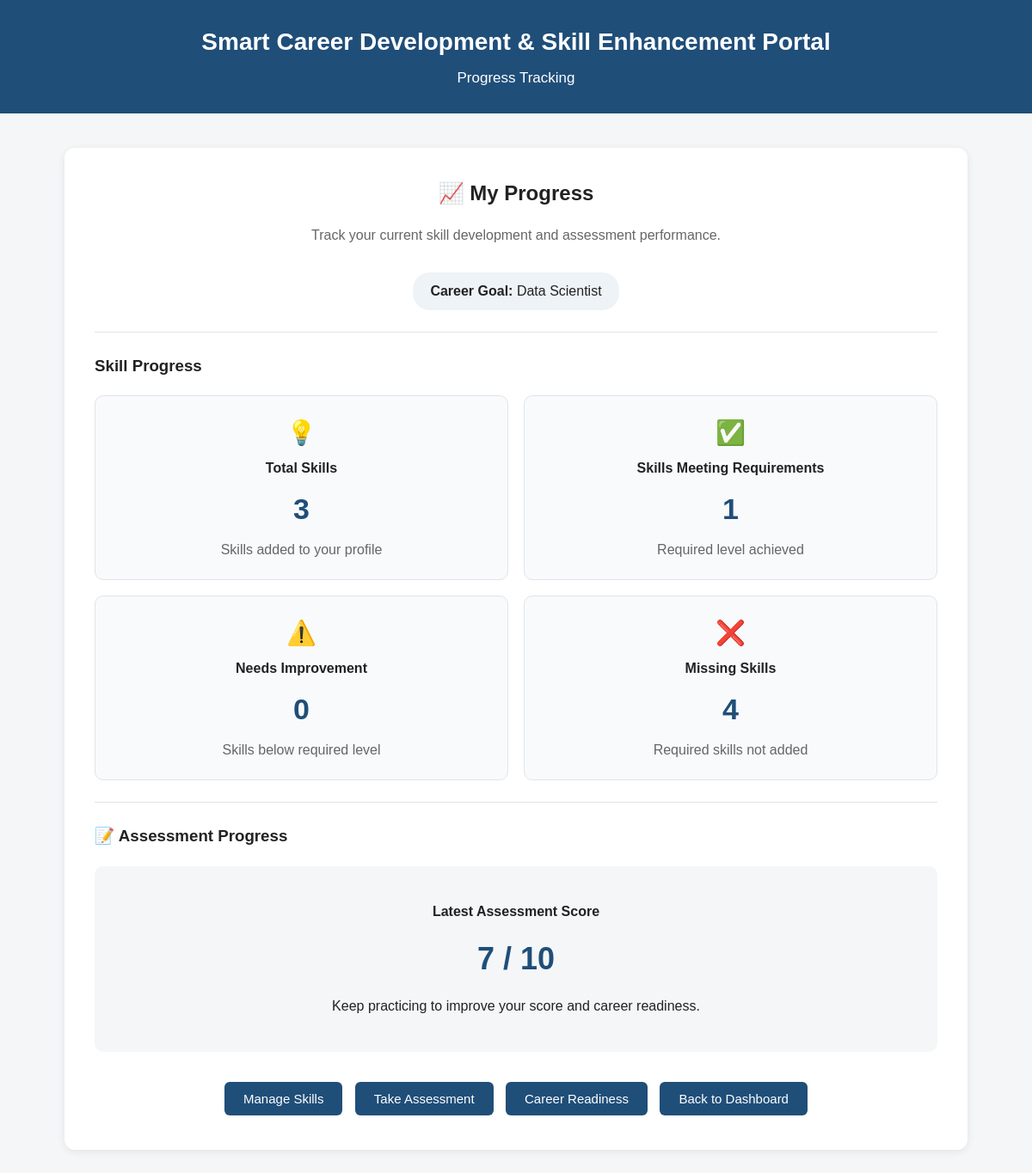
The page /progress-tracking (signed in) on the database its author committed.
### models.py (models this page shows, shortened)
class Student(db.Model):
    id = db.Column(db.Integer, primary_key=True)
    name = db.Column(db.String(100), nullable=False)
    email = db.Column(db.String(100), unique=True, nullable=False)
    password = db.Column(db.String(255), nullable=False)
    course = db.Column(db.String(100))
    career_goal = db.Column(db.String(100))

class AssessmentResult(db.Model):
    id = db.Column(db.Integer, primary_key=True)
    score = db.Column(db.Integer, nullable=False)
    total_questions = db.Column(db.Integer, nullable=False)
    student_id = db.Column(
        db.Integer,
        db.ForeignKey("student.id"),
        nullable=False
    )

### app.py (the view)
@app.route("/progress-tracking")
def progress_tracking():
    if "student_id" not in session:
        return redirect(url_for("login"))
    student = Student.query.get(session["student_id"])
    student_skills = Skill.query.filter_by(
        student_id=student.id
    ).all()
    latest_result = AssessmentResult.query.filter_by(
        student_id=student.id
    ).order_by(
        AssessmentResult.id.desc()
    ).first()
    required_skills = CareerSkill.query.filter_by(
        career_name=student.career_goal
    ).all()
    skill_levels = {
        "Beginner": 1,
        "Intermediate": 2,
        "Advanced": 3
    }
    available_skills = 0
    improvement_skills = 0
    missing_skills = 0
    for required in required_skills:
        current_skill = None
        for skill in student_skills:
            if skill.skill_name.lower() == required.skill_name.lower():
                current_skill = skill
                break
        if current_skill is None:
            missing_skills += 1
        elif (
            skill_levels[current_skill.skill_level]
            < skill_levels[required.required_level]
        ):
            improvement_skills += 1
        else:
            available_skills += 1
    return render_template(
        "progress_tracking.html",
        student=student,
        total_skills=len(student_skills),
        available_skills=available_skills,
        improvement_skills=improvement_skills,
        missing_skills=missing_skills,
        assessment_result=latest_result
    )

### templates/progress_tracking.html (shortened to what this page needs)
<!DOCTYPE html>
<html lang="en">
<head>
    <link rel="stylesheet"
          href="{{ url_for('static', filename='css/style.css') }}">
</head>
<body>
    <header>
        <h1>Smart Career Development & Skill Enhancement Portal</h1>
        <p>Progress Tracking</p>
    </header>
    <main>
        <section class="progress-container">
            <div class="progress-header">
                <h2>📈 My Progress</h2>
                <p>
                    Track your current skill development and
                    assessment performance.
                </p>
                <div class="career-badge">
                    <strong>Career Goal:</strong>
                    {{ student.career_goal }}
                </div>
            </div>
            <hr>
            <h3>Skill Progress</h3>
            <div class="progress-grid">
                <div class="progress-card">
                    <div class="progress-icon">💡</div>
                    <h4>Total Skills</h4>
                    <div class="progress-number">
                        {{ total_skills }}
                    </div>
                    <p>Skills added to your profile</p>
                </div>
                <div class="progress-card">
                    <div class="progress-icon">✅</div>
                    <h4>Skills Meeting Requirements</h4>
                    <div class="progress-number">
                        {{ available_skills }}
                    </div>
                    <p>Required level achieved</p>
                </div>
                <div class="progress-card">
                    <div class="progress-icon">⚠️</div>
                    <h4>Needs Improvement</h4>
                    <div class="progress-number">
                        {{ improvement_skills }}
                    </div>
                    <p>Skills below required level</p>
                </div>
                <div class="progress-card">
                    <div class="progress-icon">❌</div>
                    <h4>Missing Skills</h4>
                    <div class="progress-number">
                        {{ missing_skills }}
                    </div>
                    <p>Required skills not added</p>
                </div>
            </div>
            <hr>
            <h3>📝 Assessment Progress</h3>
            {% if assessment_result %}
                <div class="assessment-progress-card">
                    <p>
                        <strong>Latest Assessment Score</strong>
                    </p>
                    <div class="assessment-score">
                        {{ assessment_result.score }}
                        /
                        {{ assessment_result.total_questions }}
                    </div>
                    <p>
                        Keep practicing to improve your score
                        and career readiness.
                    </p>
                </div>
            {% endif %}
            <div class="progress-actions">
                <a href="{{ url_for('skills') }}">
                    <button type="button">
                        Manage Skills
                    </button>
                </a>
                <a href="{{ url_for('assessment') }}">
                    <button type="button">
                        Take Assessment
                    </button>
                </a>
                <a href="{{ url_for('career_readiness') }}">
                    <button type="button">
                        Career Readiness
                    </button>
                </a>
                <a href="{{ url_for('dashboard') }}">
                    <button type="button">
                        Back to Dashboard
                    </button>
                </a>
            </div>
        </section>
    </main>
</body>
</html>

### static/css/style.css (style rules this page uses)
* { box-sizing: border-box; }
body { margin: 0; font-family: Arial, sans-serif; background-color: #f4f6f8; color: #222; line-height: 1.5; }
header { background-color: #1f4e79; color: white; text-align: center; padding: 28px 20px; }
header h1 { margin: 0; font-size: 28px; }
header p { margin: 8px 0 0; font-size: 17px; }
hr { border: none; border-top: 1px solid #e1e5e8; margin: 25px 0; }
a { color: #1f4e79; text-decoration: none; }
button { padding: 11px 22px; border: none; border-radius: 6px; cursor: pointer; background-color: #1f4e79; color: white; font-size: 15px; }
.career-badge { display: inline-block; margin-top: 15px; padding: 10px 20px; background-color: #eef3f7; border-radius: 20px; }
.progress-container { background-color: white; width: 90%; max-width: 1050px; margin: 40px auto; padding: 35px; border-radius: 12px; box-shadow: 0 2px 10px rgba(0, 0, 0, 0.08); }
.progress-header { text-align: center; }
.progress-header h2 { margin-top: 0; }
.progress-header p { color: #666; }
.progress-grid { display: grid; grid-template-columns: repeat(2, 1fr); gap: 18px; margin-top: 20px; }
.progress-card { background-color: #f8fafc; border: 1px solid #e0e4e8; border-radius: 10px; padding: 22px; text-align: center; }
.progress-icon { font-size: 28px; margin-bottom: 8px; }
.progress-card h4 { margin: 5px 0 10px; }
.progress-number { font-size: 34px; font-weight: bold; color: #1f4e79; margin: 10px 0; }
.progress-card p { color: #666; margin: 0; }
.assessment-progress-card { background-color: #f4f6f8; border-radius: 10px; padding: 25px; text-align: center; margin-top: 20px; }
.assessment-score { font-size: 36px; font-weight: bold; color: #1f4e79; margin: 10px 0; }
.progress-actions { text-align: center; margin-top: 30px; }
.progress-actions button { margin: 5px; }

### rows shown on the page
Student: career_goal "Data Scientist"
AssessmentResult: score "7", total_questions "10"

### other values the page prints
{{ total_skills }} "3"
{{ available_skills }} "1"
{{ improvement_skills }} "0"
{{ missing_skills }} "4"
